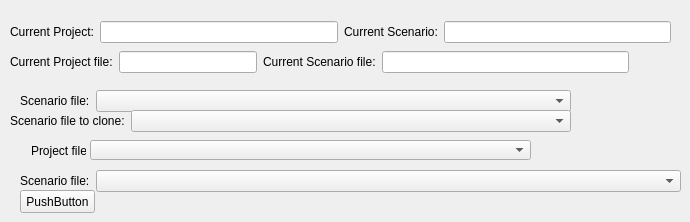
         <widget class="QWidget" name="tab_12">
          <attribute name="title">
           <string>Tab 1</string>
          </attribute>
          <widget class="QWidget" name="layoutWidget_6">
           <property name="geometry">
            <rect>
             <x>20</x>
             <y>90</y>
             <width>551</width>
             <height>22</height>
            </rect>
           </property>
           <layout class="QHBoxLayout" name="horizontalLayout_22">
            <item>
             <widget class="QLabel" name="label_53">
              <property name="sizePolicy">
               <sizepolicy hsizetype="Fixed" vsizetype="Preferred">
                <horstretch>0</horstretch>
                <verstretch>0</verstretch>
               </sizepolicy>
              </property>
              <property name="text">
               <string>Scenario file:</string>
              </property>
             </widget>
            </item>
            <item>
             <widget class="QComboBox" name="comboBox_200"/>
            </item>
           </layout>
          </widget>
          <widget class="QLabel" name="label_35">
           <property name="geometry">
            <rect>
             <x>31</x>
             <y>143</y>
             <width>55</width>
             <height>16</height>
            </rect>
           </property>
           <property name="sizePolicy">
            <sizepolicy hsizetype="Preferred" vsizetype="Fixed">
             <horstretch>0</horstretch>
             <verstretch>0</verstretch>
            </sizepolicy>
           </property>
           <property name="text">
            <string>Project file:</string>
           </property>
          </widget>
          <widget class="QComboBox" name="comboBox_100">
           <property name="geometry">
            <rect>
             <x>90</x>
             <y>140</y>
             <width>441</width>
             <height>20</height>
            </rect>
           </property>
           <property name="sizePolicy">
            <sizepolicy hsizetype="Preferred" vsizetype="Preferred">
             <horstretch>0</horstretch>
             <verstretch>0</verstretch>
            </sizepolicy>
           </property>
          </widget>
          <widget class="QPushButton" name="pushButton_4">
           <property name="geometry">
            <rect>
             <x>20</x>
             <y>190</y>
             <width>75</width>
             <height>23</height>
            </rect>
           </property>
           <property name="text">
            <string>PushButton</string>
           </property>
          </widget>
          <widget class="QWidget" name="layoutWidget_7">
           <property name="geometry">
            <rect>
             <x>10</x>
             <y>110</y>
             <width>561</width>
             <height>22</height>
            </rect>
           </property>
           <layout class="QHBoxLayout" name="horizontalLayout_17">
            <item>
             <widget class="QLabel" name="label_52">
              <property name="sizePolicy">
               <sizepolicy hsizetype="Fixed" vsizetype="Preferred">
                <horstretch>0</horstretch>
                <verstretch>0</verstretch>
               </sizepolicy>
              </property>
              <property name="text">
               <string>Scenario file to clone:</string>
              </property>
             </widget>
            </item>
            <item>
             <widget class="QComboBox" name="comboBox_221"/>
            </item>
           </layout>
          </widget>
          <widget class="QWidget" name="layoutWidget_10">
           <property name="geometry">
            <rect>
             <x>20</x>
             <y>170</y>
             <width>661</width>
             <height>22</height>
            </rect>
           </property>
           <layout class="QHBoxLayout" name="horizontalLayout_4">
            <item>
             <widget class="QLabel" name="label_36">
              <property name="sizePolicy">
               <sizepolicy hsizetype="Fixed" vsizetype="Preferred">
                <horstretch>0</horstretch>
                <verstretch>0</verstretch>
               </sizepolicy>
              </property>
              <property name="text">
               <string>Scenario file:</string>
              </property>
             </widget>
            </item>
            <item>
             <widget class="QComboBox" name="comboBox_201"/>
            </item>
           </layout>
          </widget>
          <widget class="QWidget" name="layoutWidget">
           <property name="geometry">
            <rect>
             <x>10</x>
             <y>50</y>
             <width>619</width>
             <height>24</height>
            </rect>
           </property>
           <layout class="QHBoxLayout" name="horizontalLayout_11">
            <item>
             <layout class="QHBoxLayout" name="horizontalLayout">
              <item>
               <widget class="QLabel" name="label_4">
                <property name="sizePolicy">
                 <sizepolicy hsizetype="Fixed" vsizetype="Preferred">
                  <horstretch>0</horstretch>
                  <verstretch>0</verstretch>
                 </sizepolicy>
                </property>
                <property name="text">
                 <string>Current Project file:</string>
                </property>
               </widget>
              </item>
              <item>
               <widget class="QLineEdit" name="lineEdit_6"/>
              </item>
             </layout>
            </item>
            <item>
             <widget class="QLabel" name="label_5">
              <property name="sizePolicy">
               <sizepolicy hsizetype="Fixed" vsizetype="Preferred">
                <horstretch>0</horstretch>
                <verstretch>0</verstretch>
               </sizepolicy>
              </property>
              <property name="text">
               <string>Current Scenario file:</string>
              </property>
             </widget>
            </item>
            <item>
             <widget class="QLineEdit" name="lineEdit_7"/>
            </item>
           </layout>
          </widget>
          <widget class="QWidget" name="layoutWidget_8">
           <property name="geometry">
            <rect>
             <x>10</x>
             <y>20</y>
             <width>661</width>
             <height>24</height>
            </rect>
           </property>
           <layout class="QHBoxLayout" name="horizontalLayout_18">
            <item>
             <layout class="QHBoxLayout" name="horizontalLayout_19">
              <item>
               <widget class="QLabel" name="label_10">
                <property name="sizePolicy">
                 <sizepolicy hsizetype="Fixed" vsizetype="Preferred">
                  <horstretch>0</horstretch>
                  <verstretch>0</verstretch>
                 </sizepolicy>
                </property>
                <property name="text">
                 <string>Current Project:</string>
                </property>
               </widget>
              </item>
              <item>
               <widget class="QLineEdit" name="lineEdit_9"/>
              </item>
             </layout>
            </item>
            <item>
             <layout class="QHBoxLayout" name="horizontalLayout_20">
              <item>
               <widget class="QLabel" name="label_11">
                <property name="sizePolicy">
                 <sizepolicy hsizetype="Fixed" vsizetype="Preferred">
                  <horstretch>0</horstretch>
                  <verstretch>0</verstretch>
                 </sizepolicy>
                </property>
                <property name="text">
                 <string>Current Scenario:</string>
                </property>
               </widget>
              </item>
              <item>
               <widget class="QLineEdit" name="lineEdit_10"/>
              </item>
             </layout>
            </item>
           </layout>
          </widget>
         </widget>
